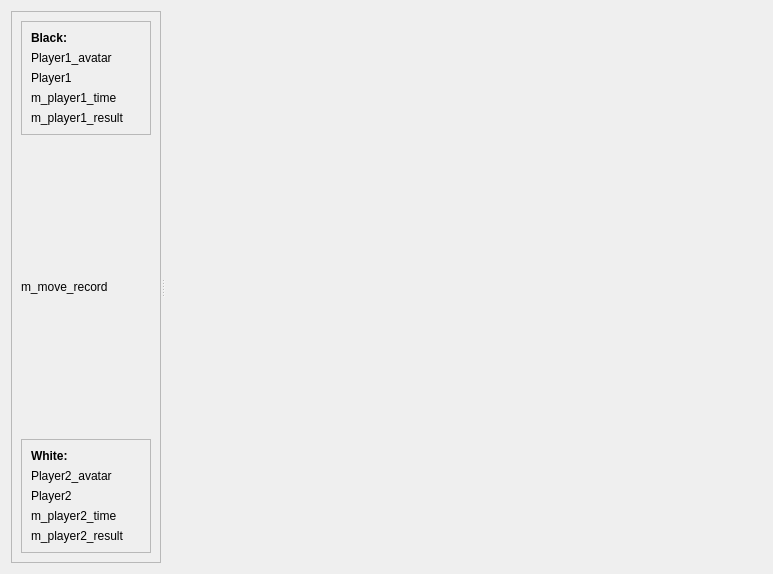
<?xml version="1.0" encoding="UTF-8"?>
<ui version="4.0">
 <class>RetroChessWindow</class>
 <widget class="QWidget" name="RetroChessWindow">
  <property name="geometry">
   <rect>
    <x>0</x>
    <y>0</y>
    <width>773</width>
    <height>570</height>
   </rect>
  </property>
  <property name="sizePolicy">
   <sizepolicy hsizetype="Minimum" vsizetype="Minimum">
    <horstretch>0</horstretch>
    <verstretch>0</verstretch>
   </sizepolicy>
  </property>
  <property name="maximumSize">
   <size>
    <width>920</width>
    <height>570</height>
   </size>
  </property>
  <property name="windowTitle">
   <string>Form</string>
  </property>
  <layout class="QGridLayout" name="gridLayout">
   <item row="0" column="0">
    <widget class="QSplitter" name="splitter">
     <property name="orientation">
      <enum>Qt::Horizontal</enum>
     </property>
     <widget class="QFrame" name="frame_3">
      <property name="sizePolicy">
       <sizepolicy hsizetype="Minimum" vsizetype="Minimum">
        <horstretch>0</horstretch>
        <verstretch>0</verstretch>
       </sizepolicy>
      </property>
      <property name="maximumSize">
       <size>
        <width>320</width>
        <height>16777215</height>
       </size>
      </property>
      <property name="frameShape">
       <enum>QFrame::StyledPanel</enum>
      </property>
      <property name="frameShadow">
       <enum>QFrame::Raised</enum>
      </property>
      <layout class="QGridLayout" name="gridLayout_4">
       <item row="4" column="0">
        <widget class="QFrame" name="frame_2">
         <property name="maximumSize">
          <size>
           <width>320</width>
           <height>16777215</height>
          </size>
         </property>
         <property name="frameShape">
          <enum>QFrame::StyledPanel</enum>
         </property>
         <property name="frameShadow">
          <enum>QFrame::Raised</enum>
         </property>
         <layout class="QGridLayout" name="gridLayout_3">
          <item row="5" column="0">
           <widget class="QLabel" name="m_player2_result">
            <property name="text">
             <string>m_player2_result</string>
            </property>
           </widget>
          </item>
          <item row="2" column="0" colspan="2">
           <widget class="QLabel" name="m_player2_avatar">
            <property name="text">
             <string>Player2_avatar</string>
            </property>
           </widget>
          </item>
          <item row="3" column="0">
           <widget class="QLabel" name="m_player2_name">
            <property name="text">
             <string>Player2</string>
            </property>
           </widget>
          </item>
          <item row="4" column="0">
           <widget class="QLabel" name="m_player2_time">
            <property name="text">
             <string>m_player2_time</string>
            </property>
           </widget>
          </item>
          <item row="1" column="0">
           <widget class="QLabel" name="m_white_title">
            <property name="font">
             <font>
              <weight>75</weight>
              <bold>true</bold>
             </font>
            </property>
            <property name="text">
             <string>White:</string>
            </property>
           </widget>
          </item>
         </layout>
        </widget>
       </item>
       <item row="0" column="0">
        <widget class="QFrame" name="frame">
         <property name="frameShape">
          <enum>QFrame::StyledPanel</enum>
         </property>
         <property name="frameShadow">
          <enum>QFrame::Raised</enum>
         </property>
         <layout class="QGridLayout" name="gridLayout_2">
          <item row="2" column="0">
           <widget class="QLabel" name="m_player1_name">
            <property name="text">
             <string>Player1</string>
            </property>
           </widget>
          </item>
          <item row="3" column="0">
           <widget class="QLabel" name="m_player1_time">
            <property name="text">
             <string>m_player1_time</string>
            </property>
           </widget>
          </item>
          <item row="4" column="0">
           <widget class="QLabel" name="m_player1_result">
            <property name="text">
             <string>m_player1_result</string>
            </property>
           </widget>
          </item>
          <item row="1" column="0" colspan="2">
           <widget class="QLabel" name="m_player1_avatar">
            <property name="text">
             <string>Player1_avatar</string>
            </property>
           </widget>
          </item>
          <item row="0" column="0">
           <widget class="QLabel" name="m_black_title">
            <property name="font">
             <font>
              <weight>75</weight>
              <bold>true</bold>
             </font>
            </property>
            <property name="text">
             <string>Black:</string>
            </property>
           </widget>
          </item>
         </layout>
        </widget>
       </item>
       <item row="1" column="0">
        <spacer name="verticalSpacer">
         <property name="orientation">
          <enum>Qt::Vertical</enum>
         </property>
         <property name="sizeHint" stdset="0">
          <size>
           <width>20</width>
           <height>40</height>
          </size>
         </property>
        </spacer>
       </item>
       <item row="2" column="0">
        <widget class="QLabel" name="m_move_record">
         <property name="text">
          <string>m_move_record</string>
         </property>
        </widget>
       </item>
       <item row="3" column="0">
        <spacer name="verticalSpacer_2">
         <property name="orientation">
          <enum>Qt::Vertical</enum>
         </property>
         <property name="sizeHint" stdset="0">
          <size>
           <width>20</width>
           <height>40</height>
          </size>
         </property>
        </spacer>
       </item>
      </layout>
     </widget>
     <widget class="QWidget" name="m_chess_board" native="true">
      <property name="minimumSize">
       <size>
        <width>552</width>
        <height>552</height>
       </size>
      </property>
      <property name="maximumSize">
       <size>
        <width>600</width>
        <height>600</height>
       </size>
      </property>
     </widget>
    </widget>
   </item>
  </layout>
 </widget>
 <resources/>
 <connections/>
</ui>
